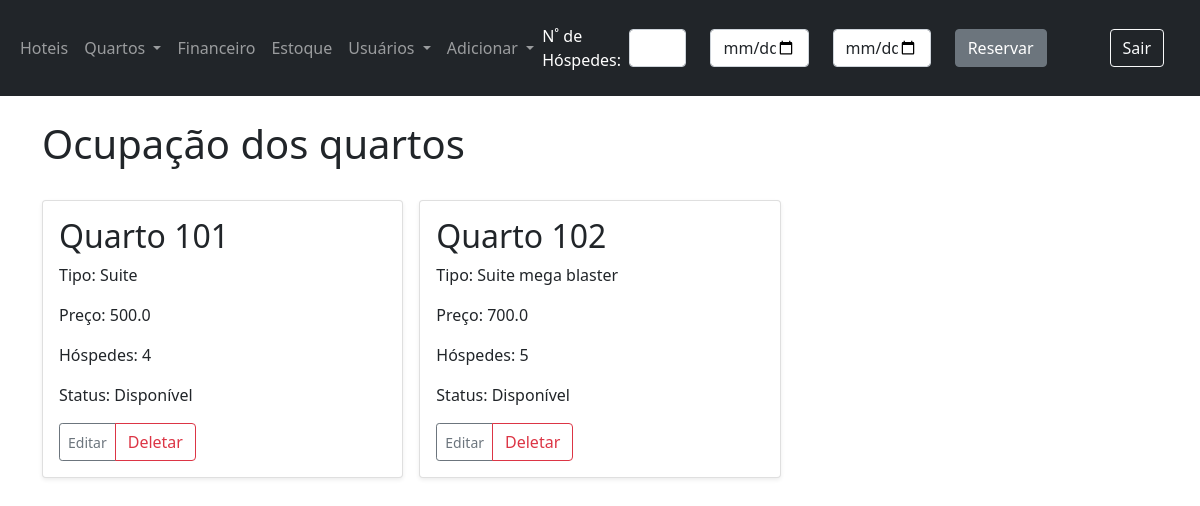
The page /ocupacao-quartos/1 (signed in) on the database its author committed.
### app/models.py (models this page shows)
class Rooms(db.Model):
    __tablename__ = 'Rooms'
    id = db.Column(db.Integer, primary_key=True)
    hotel_id = db.Column(db.Integer, db.ForeignKey('Hotels.id'))
    number = db.Column(db.Integer)
    name = db.Column(db.String(30))
    kind = db.Column(db.String(15))
    phone_extension = db.Column(db.String(15))
    price = db.Column(db.REAL)
    guest_limit = db.Column(db.Integer)
    status = db.Column(db.String(15))
    created_at = db.Column(db.DateTime, default=dt.now())

### app/views.py (the view)
@app.route('/ocupacao-quartos/<int:id>')
@login_required
def ocupacao_quartos_endpoint(id):
    user_id = g.user.get_id()
    return ocupacao_quartos(id, user_id)

### app/forms.py
class VerificarDisponibilidade(FlaskForm):
    total_guests = IntegerField('Quantidade de héspedes', validators=[DataRequired()])
    check_in = DateField('Data Entrada', validators=[DataRequired()])
    check_out = DateField('Data Saída', validators=[DataRequired()])
    submeter = SubmitField('Reservar')

### app/models.py (called while the page is built)
    def get_id(self):
        return self.id

    def get_profile(self):
        return self.profile

    def get_hotel_id(self):
        return self.hotel_id

### app/views.py (called while the page is built)
@login_manager.user_loader
def load_user(id):
    return User.query.get(int(id))

@app.before_request
def before_request():
    g.user = current_user

@app.context_processor
def navbar():
    form_reserva = VerificarDisponibilidade()
    return dict(form_reserva=form_reserva)

### app/templates/ocupacao_quartos.html (shortened to what this page needs)
{% extends 'base.html' %}
{% block content %}
    <br>
    <h1>Ocupação dos quartos</h1>
    <br>
    <div class="row row-cols-1 row-cols-sm-2 row-cols-md-3 g-3">
        {% for quarto in quartos %}
            <div class="col">
                <div class="card shadow-sm">
                    <div class="card-body">
                        <h2>Quarto {{ quarto.number }}</h2>
                        <p>Tipo: {{ quarto.kind }}</p>
                        <p>Preço: {{ quarto.price }}</p>
                        <p>Hóspedes: {{ quarto.guest_limit }}</p>
                        {% if status_reservas[quarto.id] %}
                            <p>Status: Ocupado</p>
                        {% else %}
                            <p>Status: Disponível</p>
                        {% endif %}
                        <div class="d-flex justify-content-between align-items-center">
                            <form method="POST" action="{{ url_for('editar_quarto_endpoint', id=quarto.id) }}">
                                <div class="btn-group">
                                    <button type="submit" class="btn btn-sm btn-outline-secondary"
                                            value="{{ quarto.id }}">
                                        Editar
                                    </button>
                                    <button type="button" class="btn btn-outline-danger" data-bs-toggle="modal"
                                            data-bs-target="#Modal_{{ quarto.id }}"
                                            value="{{ quarto.id }}" id="hotel_{{ quarto.id }}">
                                        Deletar
                                    </button>
                                </div>
                            </form>
                        </div>
                    </div>
                </div>
            </div>
        {% endfor %}
    </div>
{% endblock %}

### rows shown on the page
Rooms: number "101", kind "Suite", price "500.0", guest_limit "4", shows "Status: Disponível", {{ quarto.id }} 1 (drawn)
Rooms: number "102", kind "Suite mega blaster", price "700.0", guest_limit "5", shows "Status: Disponível", {{ quarto.id }} 6 (drawn)
